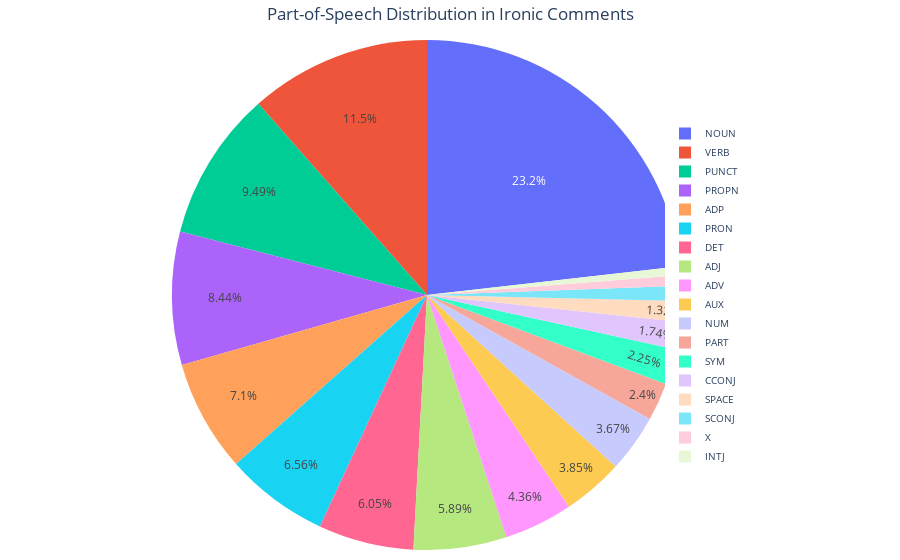

The notebook cell saved with this chart:
### Code cell
import matplotlib.pyplot as plt
import plotly.express as px



pos_count=pd.DataFrame(list(dict(Counter(pos_ls)).items()),columns=['POS','Count'])


# 画饼图
fig = px.pie(
    pos_count, names='POS', values='Count', 
    title='Part-of-Speech Distribution in Ironic Comments'
)

# 紧凑布局设置
fig.update_layout(
    title={'x': 0.5, 'xanchor': 'center'},  # 标题居中
    margin=dict(t=40, b=10, l=10, r=10),    # 紧缩边距
    legend=dict(
        x=0.85, y=0.5,
        xanchor='left',
        orientation='v',
        font=dict(size=10)
    )
)

fig.show()

### Figure 1 — Plotly figure (JSON) as saved in the notebook; plotly's stock layout.template omitted (floating-point values rounded to 4 significant figures)
{"data": [{"domain": {"x": [0, 1], "y": [0, 1]}, "hovertemplate": "POS=%{label}<br>Count=%{value}<extra></extra>", "labels": ["ADJ", "NOUN", "ADP", "PROPN", "PUNCT", "NUM", "PRON", "VERB", "PART", "ADV", "DET", "SCONJ", "AUX", "CCONJ", "SYM", "INTJ", "SPACE", "X"], "legendgroup": "", "name": "", "showlegend": true, "type": "pie", "values": [25471, 100339, 30719, 36479, 41036, 15865, 28386, 49739, 10394, 18857, 26172, 4092, 16649, 7511, 9719, 2372, 5690, 2920]}], "layout": {"legend": {"font": {"size": 10}, "orientation": "v", "tracegroupgap": 0, "x": 0.85, "xanchor": "left", "y": 0.5}, "margin": {"b": 10, "l": 10, "r": 10, "t": 40}, "title": {"text": "Part-of-Speech Distribution in Ironic Comments", "x": 0.5, "xanchor": "center"}}}
